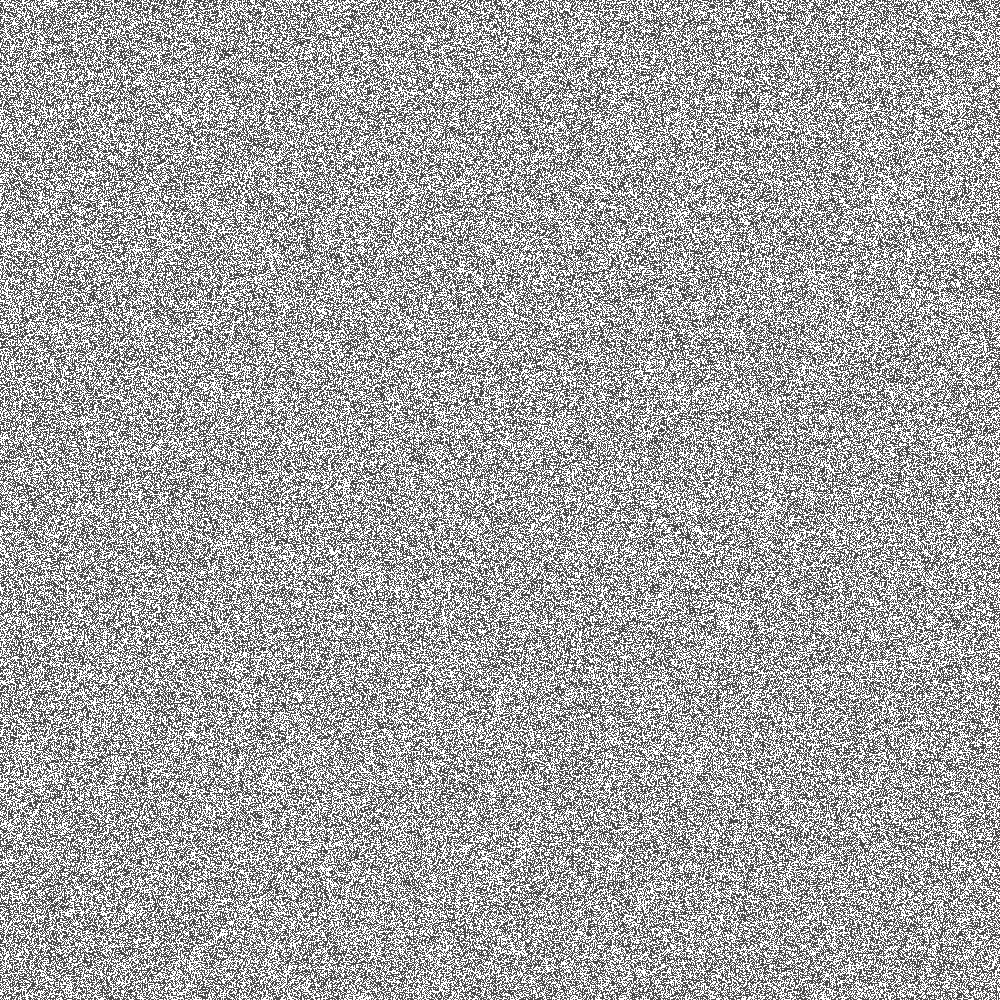
Frame 1 (no input)
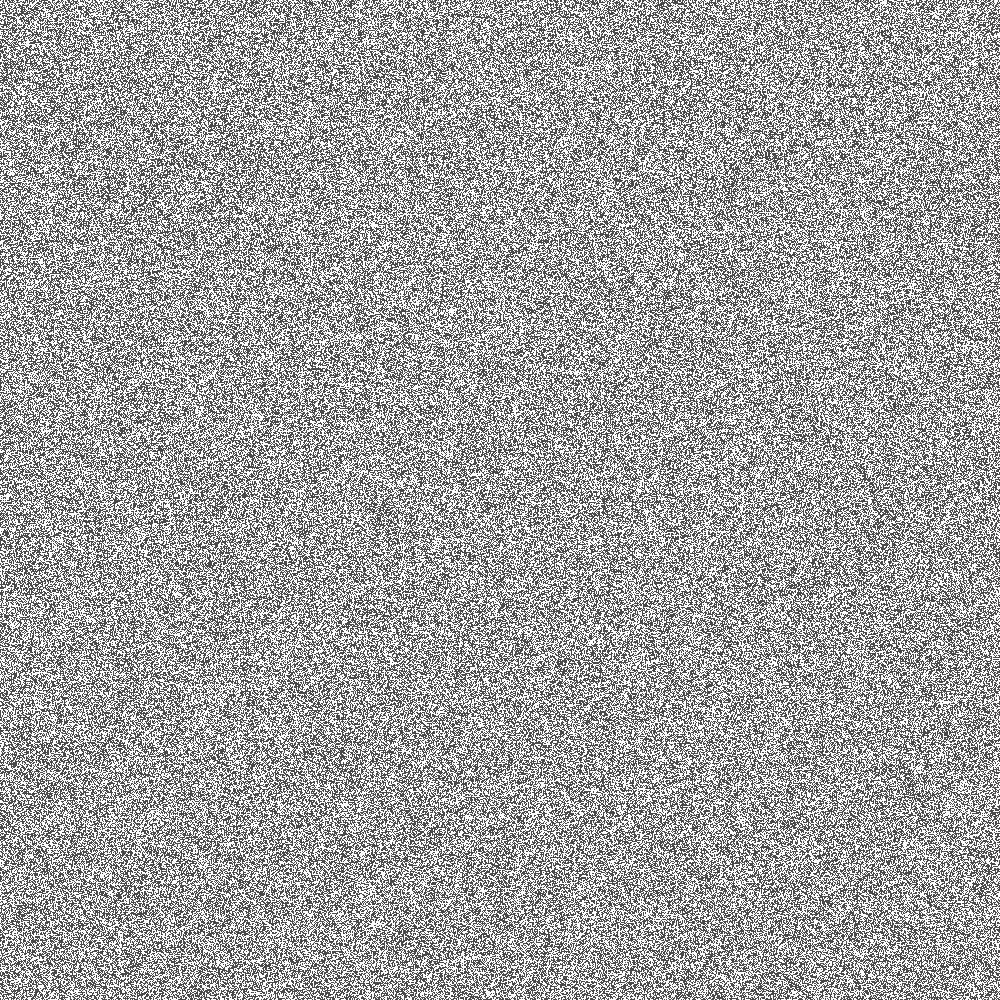
Frame 2 (the mouse pressed at the canvas centre, redrawn once)

The Processing sketch that drew these frames (run headless with seeded random() and noise(); the mouse was pressed at the canvas centre and the sketch redrawn once):

// Processing sketch: bernoulli_everyPixel_take2
// ── bernoulli_everyPixel_take2.pde
/*
  Katarina Hoeger
 May 2021
 
 Bernoulli Distribution
 
 every pixel bernoulli
 
 Bernoulli:
 f(x) = {   1 - p, x = 0
 p,     x = 1
 */

float pValue = 0.5;
Boolean isItTrueOrFalse;

String filename = "Bernoulli__1000x1000_"+str(year())+str(month())+str(day())+".png";


void setup() {
  size(1000,1000);
  
  stroke(0);
  strokeWeight(1);
}

void draw() {
  background(255);
  bernoulli(0.5);
  
  // loop across columns
  for( int xVal = 0; xVal <= width ; xVal++){
    // loop across rows
    for ( int yVal = 0; yVal <= height; yVal++){
    isItTrueOrFalse = bernoulli(pValue);
    paintIfTrue(isItTrueOrFalse, xVal, yVal);
    }
  }
  
  noLoop();
  save(filename);
}

void paintIfTrue(Boolean trueFalse, float _x, float _y ){
  /* 
    If given true, paint
  */
  if (trueFalse == true){
    point(_x,_y);
  }
}

Boolean bernoulli( float _p ) {
  /*  
   Given probability p (0<=p<=1),
   - compute random number x in (0,1)
   - if x <= p, return true
   - else, return false
   */
  float randomNumber = random(1);
  if (randomNumber <= _p ) {
    return(true);
  } else {
    return(false);
  }
}
